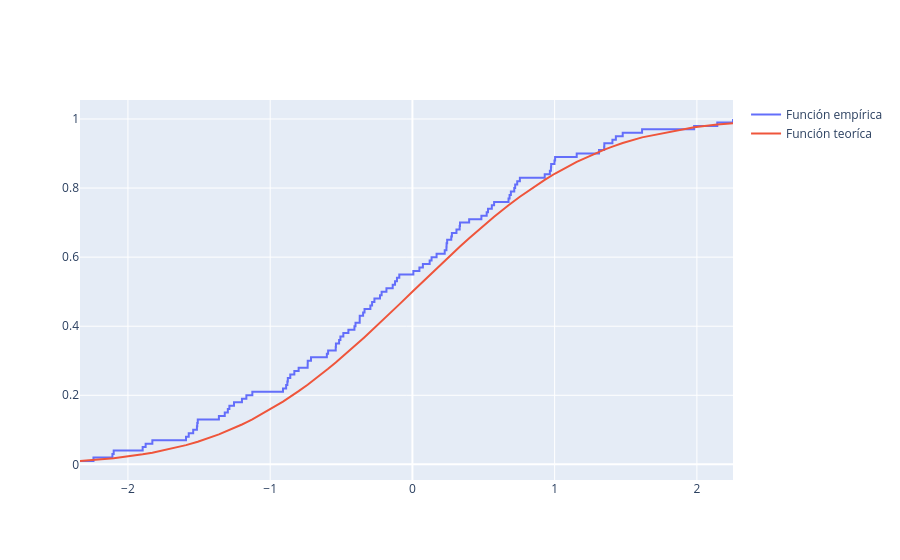

Notebook code for this chart:
### Code cell
# Demostración visual de Glivenko-Cantelli
import plotly.graph_objects as go
import scipy.stats as stats

# Simulación 
n = 100
media_teorica = 0
desviacion_teorica = 1

# Simular valores aleatorios
x = stats.norm.rvs(loc=media_teorica, scale=desviacion_teorica, size=n) # Generación de la muestra aleatoria
x = np.sort(x) 

F_n = empirical(x) # Función empírica
F_x = stats.norm.cdf(x, loc=media_teorica, scale=desviacion_teorica) #F(x) = P(X <= x)

fig = go.Figure()
fig.add_trace( go.Scatter( x=x, y=F_n, line_shape='hv', name="Función empírica"))
fig.add_trace( go.Scatter( x=x, y=F_x, mode='lines', name="Función teoríca")) 
fig.show()
